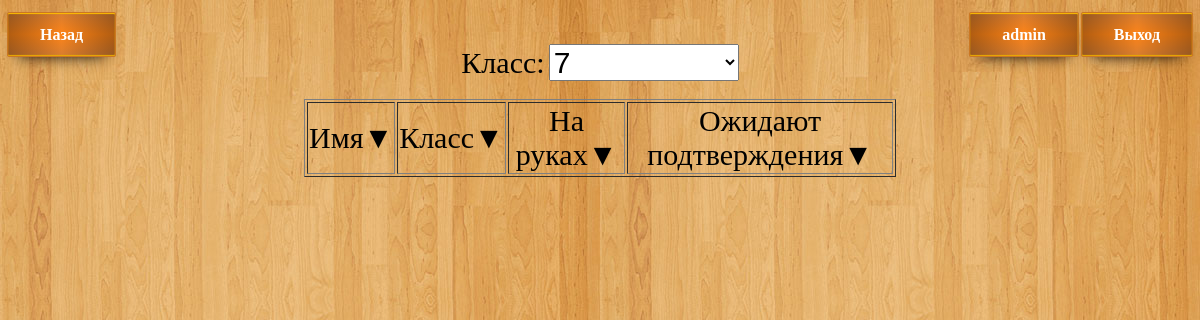
The app's page /all_users.php?class_num=7 (signed in), older data.
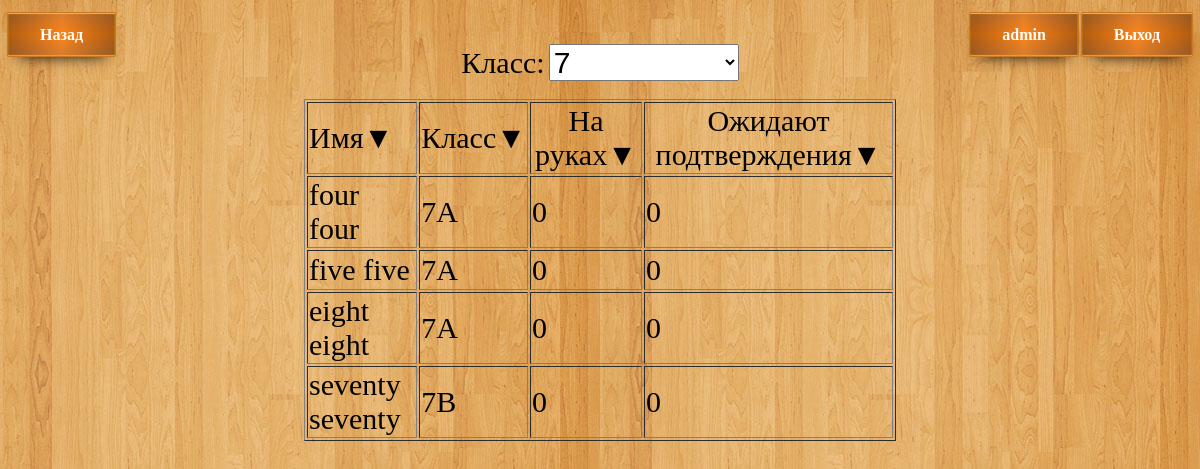
The same page, newer data.
### tables this page shows
CREATE TABLE IF NOT EXISTS `users` (
  `id` int(11) NOT NULL AUTO_INCREMENT,
  `login` varchar(255) NOT NULL,
  `password` varchar(255) NOT NULL,
  `is_admin` int(11) NOT NULL,
  `name` varchar(255) NOT NULL,
  `class_id` int(11) NOT NULL,
  `take_count` int(11) NOT NULL DEFAULT '0',
  `wait_count` int(11) NOT NULL DEFAULT '0',
  PRIMARY KEY (`id`),
  UNIQUE KEY `id` (`id`),
  KEY `id_2` (`id`),
  KEY `id_3` (`id`)
);

CREATE TABLE IF NOT EXISTS `classes` (
  `id` int(11) NOT NULL AUTO_INCREMENT,
  `name` varchar(7) NOT NULL,
  `num` int(11) NOT NULL,
  PRIMARY KEY (`id`)
);

### base.php (called while the page is built, shortened)
<?php
	$host = 'localhost';
	$user = 'root';
	$password = '';
	$db_name = 'lib_444';
	$link = mysqli_connect($host, $user, $password, $db_name);
	function get_class_by_id($id){
		global $link;
		$sql = "SELECT * FROM classes WHERE id='$id'";
		$result = $link->query($sql);
		if ($result->num_rows > 0) {
			while($row = $result->fetch_assoc()) {
				return array("name" => $row["name"], "num" => $row["num"]);
			}
		}
		return false;
	}
	function all_users($params){
		global $link;
		$sql = "SELECT * FROM users " . $params;
		$result = $link->query($sql);
		$arr = array();
		if ($result->num_rows > 0) {
			while($row = $result->fetch_assoc()) {
				$arr[] = array("id" => $row["id"], "login" => $row["login"], "name" => $row["name"], "class_id" => $row["class_id"],
				"take_count" => $row["take_count"], "wait_count" => $row["wait_count"], "is_admin" => $row["is_admin"]);
			}
		}
		return $arr;
	}
?>

### all_users.php (the view, shortened to what this page needs)
<?php
	require_once "base.php";
?>
<html>
	<head>
		<link rel="stylesheet" href="style.css">
	</head>
	<body><br/>
		<div>
			<div style="float:left;">
				<a class=button href="index.php">Назад</a>
			</div>
			<div style="float:right;">
				<div>
					<a class=button href="profile.php"><?php echo $_SESSION["my_login"]; ?></a>
					<a class=button href="logout.php">Выход</a>
				</div>
			</div>
		</div>
		<div align="center">
			<label  style="font-size: 30px">Класс:</label>
			<select id="class_num" onchange=reload('')  style="font-size: 30px">
				<option value="6">6</option><option value="7">7</option><option value="8">8</option><option value="9">9</option><option value="10">10</option><option value="11">11</option>
			</select>
		</div></br>
		<table border="1" align="center" width=50%>
			<?php
				$info = "";
				if($_GET["class_num"] != "0" && $_GET["class_num"] != ""){
					$info = "WHERE class_id IN (SELECT id FROM classes WHERE num = " . $_GET["class_num"] .")";
				}
				echo "<tr height=40px><td style='font-size:30px;'><p onclick=reload('name')>Имя&#9660;</p></td><td style='font-size:30px;'><p onclick=reload('class_id')>Класс&#9660;</p></td>
				<td style='font-size:30px;' align=center><p onclick=reload('take_count')>На руках&#9660;</p></td>
				<td style='font-size:30px;' align=center><p onclick=reload('wait_count')>Ожидают подтверждения&#9660;</p></td></tr>";
				$all_users = all_users($info);
				if($all_users){
					foreach($all_users as $row){
						echo "<tr onclick=get_user($row[id]) height=40px>";
						$name = $row["name"];
						$class = get_class_by_id($row["class_id"]);
						$class = $class["name"];
						echo "<td style='font-size:30px;'>$name</td><td style='font-size:30px;'>$class</td><td style='font-size:30px;'>" . (string)$row['take_count'] . "</td><td style='font-size:30px;'>" . (string)$row['wait_count'] . "</td>";
						echo "</tr>";
					}
				}
			?>
		</table>
	</body>
</html>

Row changes from the older to the newer data that the page shows:
added users: name "four four", class.name "7А", take_count "0", wait_count "0"
added users: name "five five", class.name "7А", take_count "0", wait_count "0"
added users: name "eight eight", class.name "7А", take_count "0", wait_count "0"
added users: name "seventy seventy", class.name "7В", take_count "0", wait_count "0"
